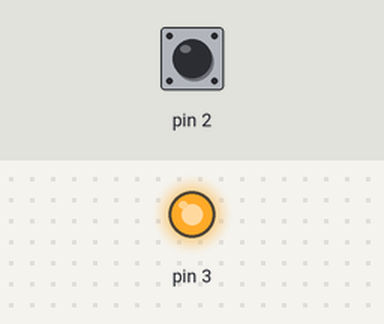
A sketch run on a simulated Arduino Uno, built with avr-gcc and run on an emulated ATmega328P. On the bench: output pins drawn as LEDs (lit = HIGH). Inputs (shaded band) come from the test bench; at power-on: pin 2 HIGH.

Above: at 1.2 s.
1.3 s: pin 2 pulled LOW for 0.15 s
At 1.37 s:
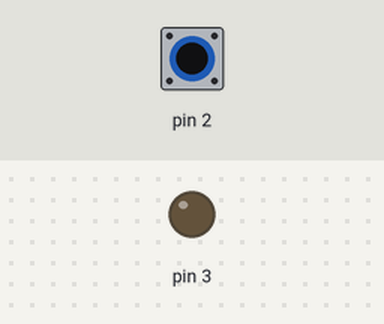
2.9 s: pin 2 pulled LOW for 3.2 s
At 7.4 s:
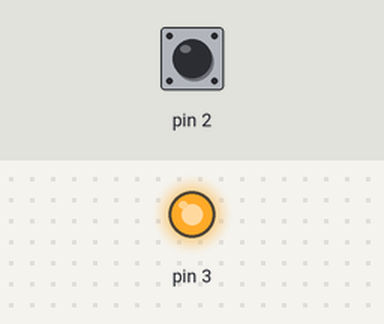
Timing chart, 0 to 8.9 s (numbered marks = the images above; inputs shaded):
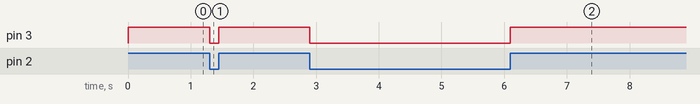

Measured:
- after the input at 1.3 s, pin 3: HIGH → LOW at once, → HIGH 0.15 s later
- after the input at 2.9 s, pin 3: HIGH → LOW at once, → HIGH 3.2 s later

The sketch:

week03-1.ino
```cpp
//week03_1
//迎新宿營會用LED發光
void setup() {
  pinMode(2,INPUT_PULLUP);//第2是按鈕 沒按時拉高
  for (int i=3;i<=3;i++) pinMode(i,OUTPUT);

}

void loop() {
  if (digitalRead(2)==HIGH){//沒有按下去
    for (int i=3;i<=7;i++) digitalWrite(i,HIGH);
    for (int i=9;i<=13;i++) digitalWrite(i,LOW);
    }else{
      for (int i=3;i<=7;i++) digitalWrite(i,LOW);
      for (int i=8;i<=13;i++) digitalWrite(i,HIGH);
    }
}
```
